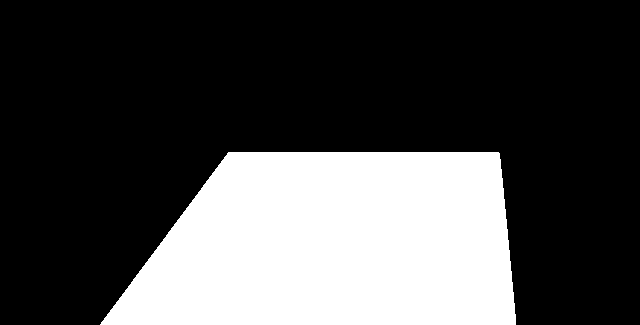
#> input picture phase1/task_1_solution/images/front_vision_mask_01.png, 640 x 325 px
$ python constants.py
#> lines starting #> are read from the running program, lines starting #| are printed output that depends on the picture; after the words box and inside, x2 and y2 are one past the last pixel; in counts of white or black regions, pixels touching at a corner belong together
import cv2
import numpy as np

FRONT_MASK_01 = cv2.imread('../images/front_vision_mask_01.png', 0)
#> FRONT_MASK_01: shape (325, 640); 28.6% white; 1 white region, box (x1, y1, x2, y2) and area: (100, 152, 516, 325) 59561
FRONT_MASK_02 = cv2.imread('../images/front_vision_mask_02.png', 0)
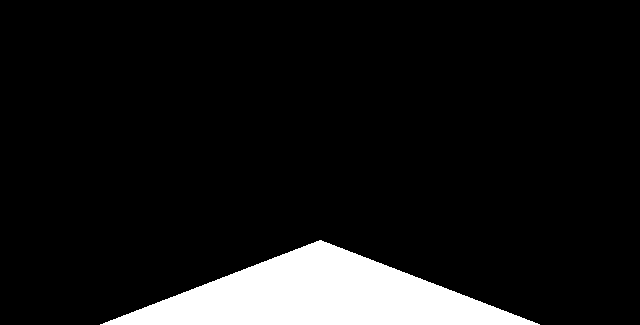
#> input picture phase1/task_1_solution/images/front_vision_mask_02.png, 640 x 325 px
#> FRONT_MASK_02: shape (325, 640); 9.1% white; 1 white region, box (x1, y1, x2, y2) and area: (100, 240, 540, 325) 18846
FRONT_MASK_03 = cv2.imread('../images/front_vision_mask_03.png', 0)
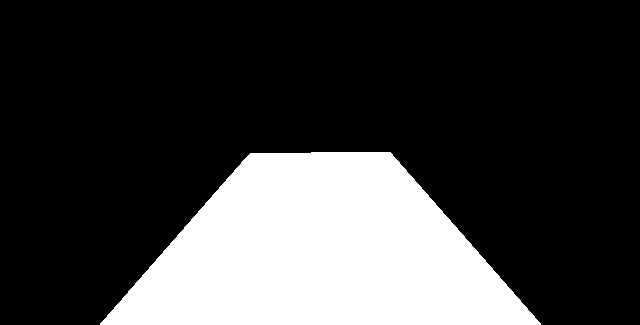
#> input picture phase1/task_1_solution/images/front_vision_mask_03.png, 640 x 325 px
#> FRONT_MASK_03: shape (325, 640); 24.2% white; 1 white region, box (x1, y1, x2, y2) and area: (100, 152, 541, 325) 50352

DEFAULT_SEG_CRT = (cv2.TERM_CRITERIA_EPS + cv2.TERM_CRITERIA_MAX_ITER, 10, 1.0)

DARK_AREA_CROP_YY_THRESH = 325

LATERAL_CROP_XX_THRESH = 60

LATERAL_LEFT_VISION_POINT = np.array((420, 300))
LATERAL_RIGHT_VISION_POINT = np.array((420, 180))

CROPPED_LATERAL_LEFT_VISION_POINT = LATERAL_LEFT_VISION_POINT - (LATERAL_CROP_XX_THRESH, 0)
CROPPED_LATERAL_RIGHT_VISION_POINT = LATERAL_RIGHT_VISION_POINT - (LATERAL_CROP_XX_THRESH, 0)

FRONT_VISION_LEFT_POINT = np.array((200, 324)) + (-5, 0)
FRONT_VISION_RIGHT_POINT = np.array((440, 324)) + (5, 0)

LASER_INTERESTING_RANGE = (188 - 40, 212 + 40)

LASER_THETA = np.arange(-np.pi / 2, np.pi / 2, np.pi / 400)

LASER_RHO_THRESH = 6.5

SAFEST_BARN_TURN_DISTANCE = 5.8
SAFEST_CAR_TURN_DISTANCE = 1.0
